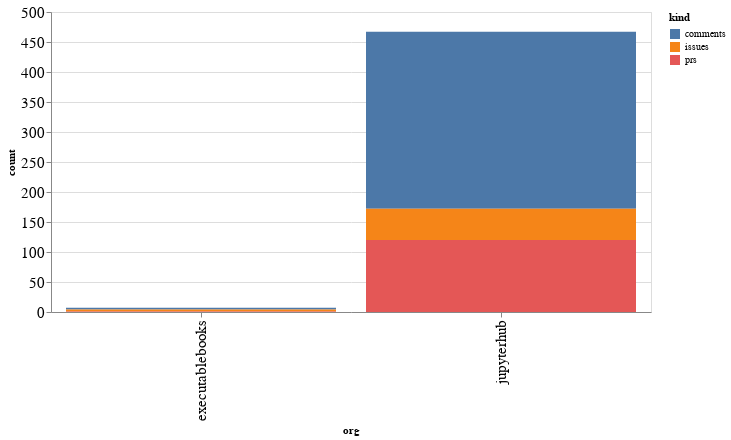

Write notebook code for a chart like this one.
### Code cell
alt.Chart(org_summaries, width=600).mark_bar().encode(
    x='org',
    y='count',
    color='kind',
    tooltip="org"
)

### Figure 1 — Vega-Lite specification as saved in the notebook (floating-point values rounded to 4 significant figures)
{"config": {"axisLeft": {"labelFontSize": 15}, "axisBottom": {"labelFontSize": 15}}, "data": {"name": "data-0c4db8185c29e7363f76ee2ecec78d54"}, "mark": "bar", "encoding": {"color": {"type": "nominal", "field": "kind"}, "tooltip": {"type": "nominal", "field": "org"}, "x": {"type": "nominal", "field": "org"}, "y": {"type": "quantitative", "field": "count"}}, "width": 600, "$schema": "https://vega.github.io/schema/vega-lite/v4.8.1.json", "datasets": {"data-0c4db8185c29e7363f76ee2ecec78d54": [{"org": "executablebooks", "kind": "comments", "count": 3}, {"org": "executablebooks", "kind": "issues", "count": 3}, {"org": "executablebooks", "kind": "prs", "count": 1}, {"org": "jupyterhub", "kind": "comments", "count": 295}, {"org": "jupyterhub", "kind": "issues", "count": 52}, {"org": "jupyterhub", "kind": "prs", "count": 120}]}}
